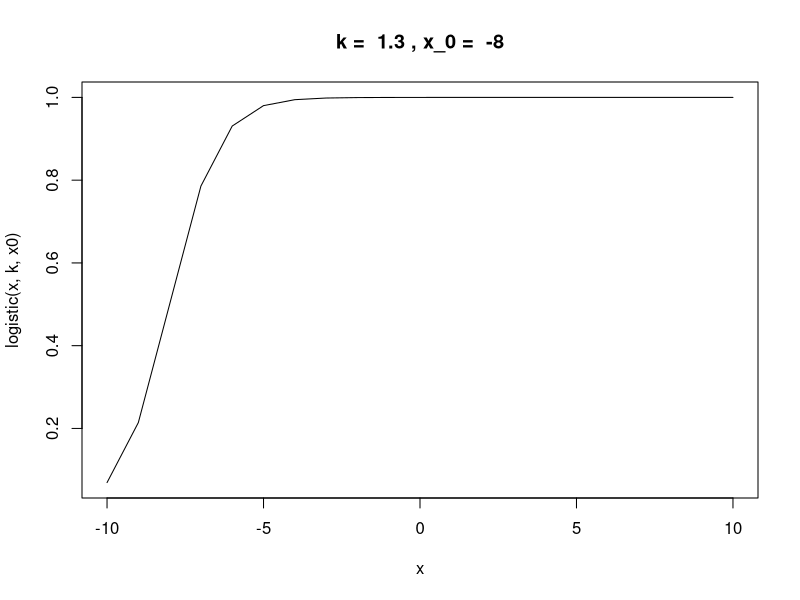

R code for this plot:
logistic <- function(x, k, x0){
  func = 1/(1+ exp(-k*x + k*x0))
  return(func)
}


k= 1.3
x0 = -8
x = -10:10

plot_uno <- plot(x, logistic(x,k,x0), type='l', main = paste('k = ', k, ', x_0 = ', x0))